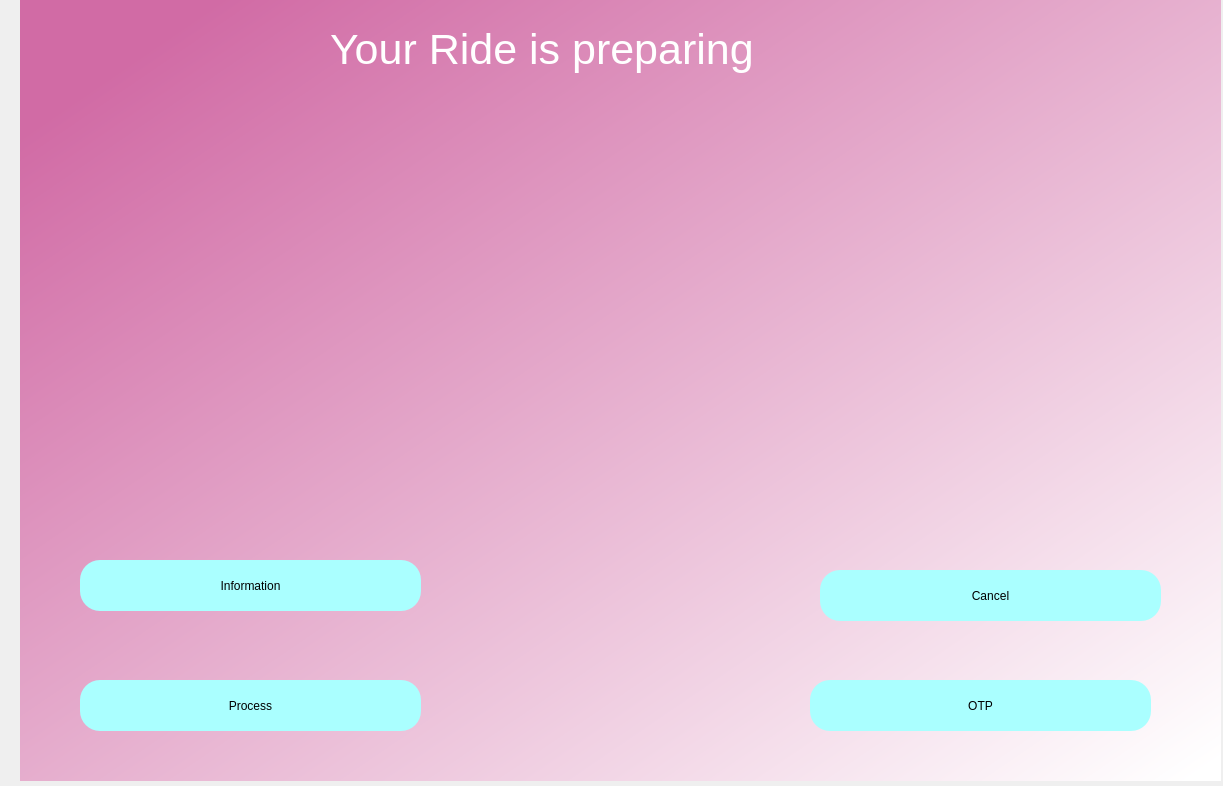
<?xml version="1.0" encoding="UTF-8"?>
<ui version="4.0">
 <class>Dialog</class>
 <widget class="QDialog" name="Dialog">
  <property name="geometry">
   <rect>
    <x>0</x>
    <y>0</y>
    <width>1223</width>
    <height>786</height>
   </rect>
  </property>
  <property name="windowTitle">
   <string>Dialog</string>
  </property>
  <widget class="QWidget" name="bgwidget" native="true">
   <property name="geometry">
    <rect>
     <x>20</x>
     <y>-20</y>
     <width>1201</width>
     <height>801</height>
    </rect>
   </property>
   <property name="styleSheet">
    <string notr="true">QWidget#bgwidget{
background-color:qlineargradient(spread:pad, x1:0.091, y1:0.101636, x2:0.991379, y2:0.977, stop:0 rgba(209, 107, 165, 255), stop:1 rgba(255, 255, 255, 255));}</string>
   </property>
   <widget class="QLabel" name="label">
    <property name="geometry">
     <rect>
      <x>310</x>
      <y>50</y>
      <width>531</width>
      <height>71</height>
     </rect>
    </property>
    <property name="font">
     <font>
      <family>MS Shell Dlg 2</family>
      <pointsize>36</pointsize>
      <weight>50</weight>
      <italic>false</italic>
      <bold>false</bold>
     </font>
    </property>
    <property name="styleSheet">
     <string notr="true">font: 36pt &quot;MS Shell Dlg 2&quot;; color:rgb(255, 255, 255)</string>
    </property>
    <property name="text">
     <string>&lt;html&gt;&lt;head/&gt;&lt;body&gt;&lt;p&gt;&lt;span style=&quot; font-size:48pt; vertical-align:super;&quot;&gt;Your Ride is preparing&lt;/span&gt;&lt;/p&gt;&lt;/body&gt;&lt;/html&gt;</string>
    </property>
   </widget>
   <widget class="QPushButton" name="information">
    <property name="geometry">
     <rect>
      <x>60</x>
      <y>580</y>
      <width>341</width>
      <height>51</height>
     </rect>
    </property>
    <property name="styleSheet">
     <string notr="true">border-radius:20px;
background-color: rgb(170, 255, 255);
font: 14pt &quot;MS Shell Dlg 2&quot;;</string>
    </property>
    <property name="text">
     <string>Information</string>
    </property>
   </widget>
   <widget class="QPushButton" name="cancel">
    <property name="geometry">
     <rect>
      <x>800</x>
      <y>590</y>
      <width>341</width>
      <height>51</height>
     </rect>
    </property>
    <property name="styleSheet">
     <string notr="true">border-radius:20px;
background-color: rgb(170, 255, 255);
font: 14pt &quot;MS Shell Dlg 2&quot;;</string>
    </property>
    <property name="text">
     <string>Cancel</string>
    </property>
   </widget>
   <widget class="QPushButton" name="process">
    <property name="geometry">
     <rect>
      <x>60</x>
      <y>700</y>
      <width>341</width>
      <height>51</height>
     </rect>
    </property>
    <property name="styleSheet">
     <string notr="true">border-radius:20px;
background-color: rgb(170, 255, 255);
font: 14pt &quot;MS Shell Dlg 2&quot;;</string>
    </property>
    <property name="text">
     <string>Process</string>
    </property>
   </widget>
   <widget class="QPushButton" name="otp">
    <property name="geometry">
     <rect>
      <x>790</x>
      <y>700</y>
      <width>341</width>
      <height>51</height>
     </rect>
    </property>
    <property name="styleSheet">
     <string notr="true">border-radius:20px;
background-color: rgb(170, 255, 255);
font: 14pt &quot;MS Shell Dlg 2&quot;;</string>
    </property>
    <property name="text">
     <string>OTP</string>
    </property>
   </widget>
   <widget class="QLabel" name="prep">
    <property name="geometry">
     <rect>
      <x>440</x>
      <y>110</y>
      <width>301</width>
      <height>621</height>
     </rect>
    </property>
    <property name="text">
     <string>&lt;html&gt;&lt;head/&gt;&lt;body&gt;&lt;p&gt;&lt;img src=&quot;:/newPrefix/D:/sem 5/FLA/ride.jpg&quot;/&gt;&lt;/p&gt;&lt;/body&gt;&lt;/html&gt;</string>
    </property>
   </widget>
  </widget>
 </widget>
 <resources>
  <include location="ride.qrc"/>
 </resources>
 <connections/>
</ui>
